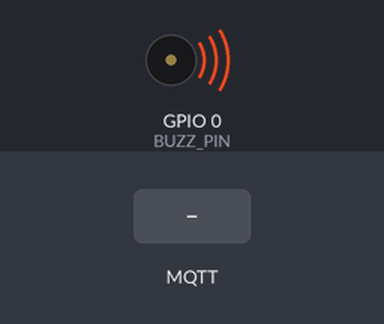
Recording of a sketch running on a simulated ESP8266 (NodeMCU). Shown: buzzer (waves = sounding, pin HIGH). The test bench sets the inputs (shaded band). WiFi joins after 1.5 s; servers stay silent unless stated; no MQTT or app messages arrive unless stated; what the sketch prints to the serial monitor is not drawn.

Above: at 2.7 s.
2.8 s: MQTT message "1" arrives on the first subscribed topic
At 5.7 s:
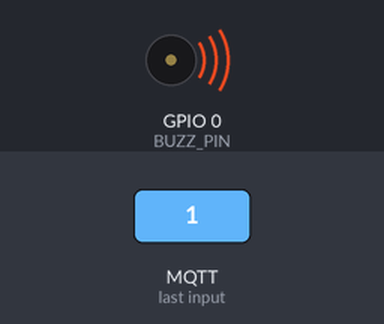
5.8 s: MQTT message "0" arrives on the first subscribed topic
At 6.3 s:
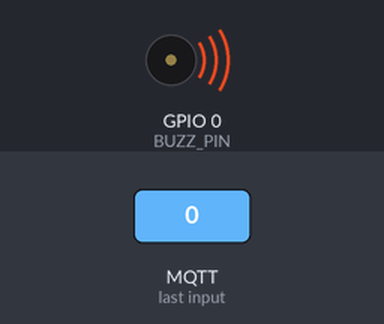
Timing chart, 0 to 8.8 s (numbered marks = the images above; inputs shaded):
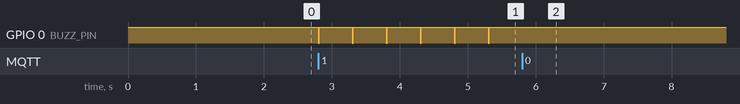

Measured:
- after the input at 2.8 s, GPIO 0 (BUZZ_PIN): alternates HIGH for 0.49 s and LOW for 0.01 s, starting at once
- after the input at 5.8 s, GPIO 0 (BUZZ_PIN): stops changing and stays HIGH

The sketch:

src_node.ino
```cpp
#include <Arduino.h>
#include <ESP8266WiFi.h>
#include <PubSubClient.h>
#include <stdlib.h>

#define BUZZ_PIN 0
#define BOARD_ID "source"
#define TOPIC "src"

const char* ssid = "ssid";
const char* password = "password";

WiFiClient espClient;
PubSubClient client(espClient);

volatile bool beep = false;
unsigned long buzzTime = 0;
unsigned long lastBuzzTime = 0;

void setupWifi() {
  WiFi.mode(WIFI_STA);
  WiFi.begin(ssid, password);
  Serial.println("");

  // Wait for connection
  while (WiFi.status() != WL_CONNECTED) {
    delay(500);
    Serial.print(".");
  }
  Serial.println("");
  Serial.print("Connected to ");
  Serial.println(ssid);
  Serial.print("IP address: ");
  Serial.println(WiFi.localIP());
}

void callback(String topic, byte* message, unsigned int length) {
  Serial.print("Message arrived on topic: ");
  Serial.print(topic);
  Serial.print(". Message: ");
  String messageTemp;

  for (int i = 0; i < length; i++) {
    Serial.print((char)message[i]);
    messageTemp += (char)message[i];
  }
  Serial.println();
  if (topic == TOPIC) {
    if ((char)message[0] == '1') {
      beep = true;
    } else if ((char)message[0] == '0') {
      beep = false;
    }
  }
}

void reconnect() {
  while (!client.connected()) {
    Serial.print("Attempting MQTT connection...");
    if (client.connect(BOARD_ID)) {
      Serial.println("connected");
      client.subscribe(TOPIC);
    } else {
      Serial.print("failed, rc=");
      Serial.print(client.state());
      Serial.println(" try again in 5 seconds");
      delay(5000);
    }
  }
}

void setup(void) {
  pinMode(BUZZ_PIN, OUTPUT);
  digitalWrite(BUZZ_PIN, HIGH);
  Serial.begin(115200);
  setupWifi();
  IPAddress mqtt_server(192,168,1,48);
  client.setServer(mqtt_server, 1883);
  client.setCallback(callback);
}

void buzz() {
    digitalWrite(BUZZ_PIN, LOW);
    delay(10);
    digitalWrite(BUZZ_PIN, HIGH);
}

void loop() {
  if (!client.connected()) { reconnect(); }
  if (!client.loop()) { client.connect(TOPIC); }

  if (beep && micros() - lastBuzzTime > 500000) {
    buzzTime = micros();
    char buff[sizeof(unsigned long) * 8 + 1];
    ltoa(buzzTime, buff, 10);
    client.publish(BOARD_ID, buff);
    Serial.println(buff);
    lastBuzzTime = buzzTime;
    buzz();
  }
}
```
